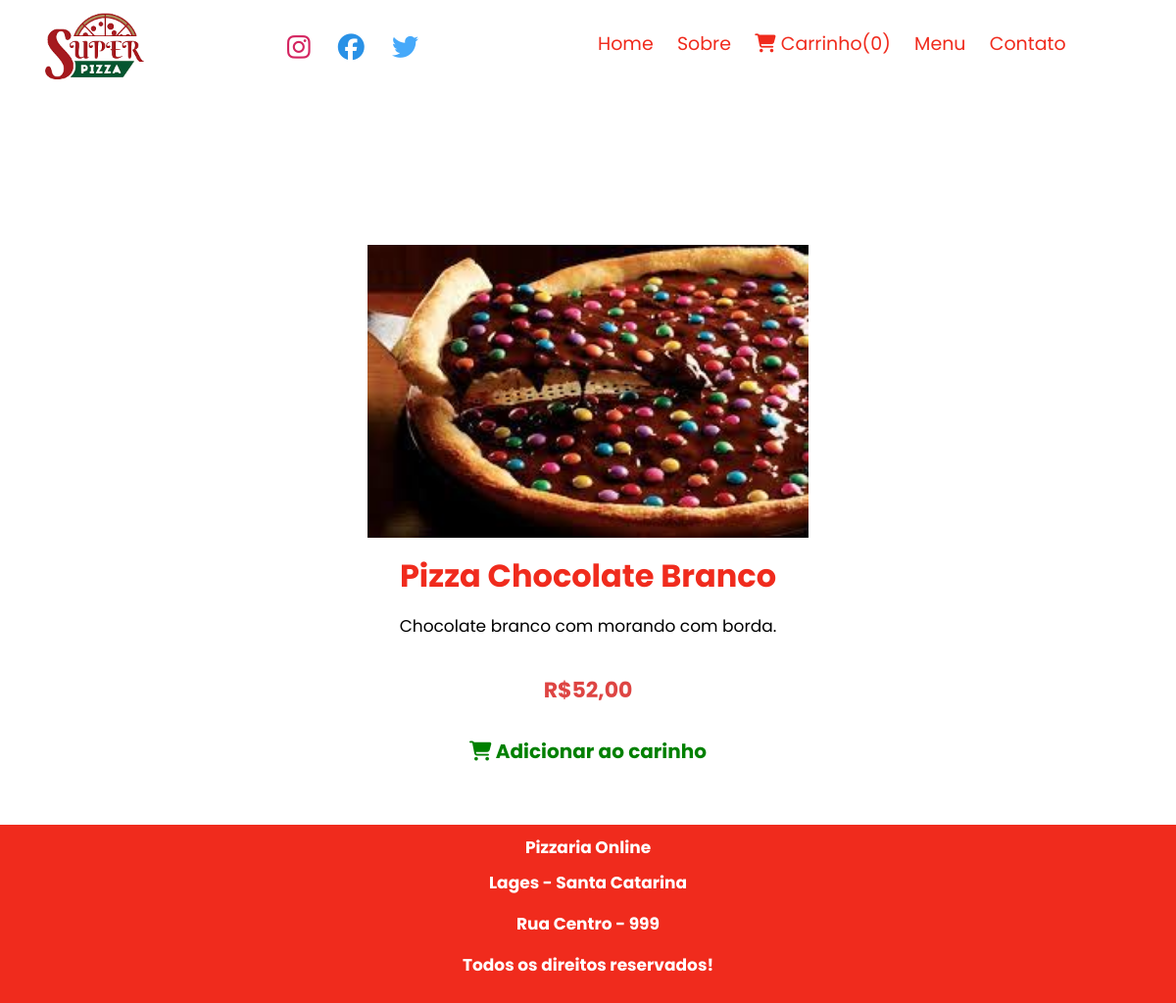
The app's page /pizza?slug=pizza-chocolate-branco with its own data.
### index.php (called while the page is built, shortened)
<?php
include('config.php');
require('pizzariaModel.php');
	$pizzariaController = new pizzariaController();
	$pizzariaController->index();
?>

### pizzariaModel.php (called while the page is built, shortened)
<?php
	class pizzariaModel{
		public static function getTotalItemsCarrinho(){
			if(isset($_SESSION['carrinho'])){
			$amount = 0;
			foreach ($_SESSION['carrinho'] as $key => $value) {
				$amount+=$value;
			}
			}else{
				return 0;
			}
			return $amount;
		}
	}
?>

### config.php (called while the page is built, shortened)
<?php
	$autoload = function($class){
	$class = str_replace('\\','/',$class);
	};
?>

### classes/MySql.php (called while the page is built)
<?php
	class MySql{
		private static $pdo;
		public static function conectar(){
			if(self::$pdo == null){
				try{
				self::$pdo = new PDO('mysql:host='.HOST.';dbname='.DATABASE,USER,PASSWORD,array(PDO::MYSQL_ATTR_INIT_COMMAND => "SET NAMES utf8"));
				self::$pdo->setAttribute(PDO::ATTR_ERRMODE,PDO::ERRMODE_EXCEPTION);
				}catch(Exception $e){
					echo '<h2>Erro ao conectar</h2>';
				}
			}
			return self::$pdo;
		}
	}
?>

### classes/Painel.php (called while the page is built, shortened)
<?php
	class Painel
	{
		public static function convertMoney($valor){
			return number_format($valor, 2, ',', '.');
		}
	}
?>

### views/pizza.php (the view, shortened to what this page needs)
<?php
	$slug = $_GET['slug'];
	$sql = MySql::conectar()->prepare("SELECT * FROM `tb_admin.pizzas` WHERE slug = ?");
	$sql->execute(array($slug));
	$pizzas = $sql->fetch();
?>
<html>
    <head>
        <link href="<?php echo INCLUDE_PATH?>views/css/style.css" rel="stylesheet"/>
    </head>
    <body>
           <header>
                 <div class="logo">
                       <a href="/"><img alt="Logomarca da Pizzaria" title="logo" src="<?php echo INCLUDE_PATH?>imagens/logo.png"/></a>
                 </div>
                 <div class="redes-sociais">
                        <a style="color:#d42460" target="_blank" href=""><i class="fab fa-instagram"></i></a>
                        <a style="color:#2991e6" target="_blank" href=""><i class="fab fa-facebook"></i></a>
                        <a style="color:#46a9fa" target="_blank" href=""> <i class="fa-brands fa-twitter"></i></a>
                 </div>
                 <nav class="menu-desktop">
                       <ul>
                          <li><a href="<?php echo INCLUDE_PATH?>">Home</a></li>
                          <li><a href="<?php echo INCLUDE_PATH?>#sobre">Sobre</a></li>
                          <li><a href="javascript:void(0);"><i class="fa fa-shopping-cart" aria-hidden="true"></i> Carrinho(<?php echo pizzariaModel::getTotalItemsCarrinho(); ?>)</a></li>
                          <li><a href="<?php echo INCLUDE_PATH?>#menu">Menu</a></li>
                          <li><a href="<?php echo INCLUDE_PATH?>#contato">Contato</a></li>
                       </ul>
                 </nav>
           </header>
           <section class="pizza-single">
                    <div class="center">
                           <div class="pizza-wraper">
                               <img alt="Pizza da Pizzaria Online" title="pizza menu" src="<?php echo INCLUDE_PATH_PAINEL ?>uploads/<?php echo $pizzas['imagem']; ?>"/>
                                <h2><?php echo $pizzas['nome']; ?></h2>
                                <p><?php echo $pizzas['descricao']; ?></p>
                                <p class="preco">R$<?php echo Painel::convertMoney($pizzas['preco']) ?></p>
                                <a href="<?php echo INCLUDE_PATH?>?addCart=<?php echo $pizzas['id']; ?>"><i class="fa fa-shopping-cart" aria-hidden="true"></i> Adicionar ao carinho</a>
                           </div>
                    </div>
           </section>
           <footer>
                 <a href="/">Pizzaria Online</a>
                 <p>Lages - Santa Catarina</p>
                 <p>Rua Centro - 999</p>
                 <p>Todos os direitos reservados!</p>
      </footer>
    </body>
</html>

### views/css/style.css (style rules this page uses)
* { margin: 0; padding: 0; box-sizing: border-box; font-family: 'Poppins', sans-serif; }
html,body { scroll-behavior: smooth; height: 100%; overflow-x: auto; }
.center { max-width: 1280px; margin: 0 auto; padding: 0 2%; }
header { padding: 10px 0; width: 100%; background-color:white; }
.logo { padding: 10px 20px; float: left; width: 20%; }
.logo img { position: relative; top: -45px; width: 150px; }
.redes-sociais { width: 20%; text-align: center; padding: 25px 0; float: left; justify-content: center; }
.redes-sociais i { font-size: 27px; padding: 0 12px; }
nav.menu-desktop { float: right; position: relative; top: 20px; width: 50%; }
nav.menu-desktop li { display: inline-block; padding: 0 10px; }
nav.menu-desktop a { text-decoration: none; color: #f02b1d; font-size: 19px; }
section.pizza-single { padding: 30px 5%; text-align: center; }
section.pizza-single >.center { display: flex; flex-wrap: wrap; justify-content: space-around; }
.pizza-wraper { margin: 30px auto; }
.pizza-wraper img { width: 450px; }
.pizza-wraper h2 { color: #f02b1d; text-align: center; margin-top: 15px; font-weight: bold; font-size: 32px; }
.pizza-wraper p { margin-bottom: 16px; margin-top: 10px; font-weight: 400; line-height: 2.1; font-size: 17px; }
.pizza-wraper p.preco { color: #de4543; padding: 8px 0; font-size: 22px; font-weight: bold; }
.pizza-wraper a { text-decoration: none; font-size: 20px; font-weight: bold; color: #008000; }
footer { padding: 10px 0; background-color:#f02b1d; text-align: center; }
footer a { text-decoration: none; color: white; text-align: center; font-size: 17px; font-weight: bold; }
footer p { color: white; font-weight: bold; font-size: 17px; margin-top: 10px; position: relative; margin-bottom: 16px; }

### records on screen
tb_admin.pizzas: imagem (picture), nome "Pizza Chocolate Branco", descricao "Chocolate branco com morando com borda.", preco "52,00"

### other values on screen
pizzariaModel::getTotalItemsCarrinho() "0"
